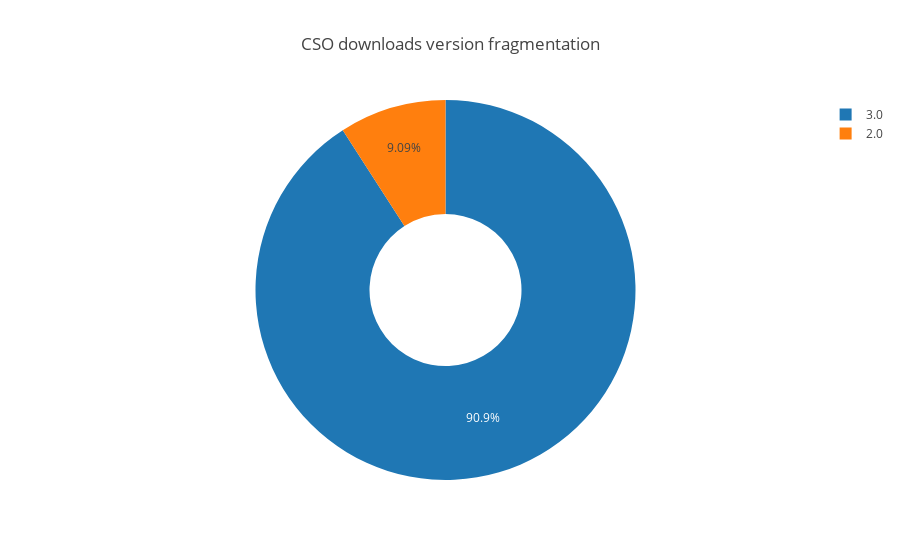

Notebook code cell kept with this figure:
### Markdown cell above
# Analysis of CSO downloads

### Code cell
versions = downloads_req_df.groupby('version')[['id']].nunique()

pie = go.Pie(values=versions.id,
              labels=versions.index,
              textposition='inside',
              name='Versions',
              hoverinfo='label+value+name',
              hole=.4)

donut = go.Layout(title='CSO downloads version fragmentation')
fig = go.Figure(data=[pie], layout=donut)
plotly.offline.iplot(fig)

### Figure 1 — Plotly figure (JSON) as saved in the notebook; plotly's stock layout.template omitted (floating-point values rounded to 4 significant figures)
{"data": [{"hole": 0.4, "hoverinfo": "label+value+name", "labels": ["2.0", "3.0"], "name": "Versions", "textposition": "inside", "type": "pie", "uid": "a5f0f9df-001d-4be7-99e3-ec1cfd277542", "values": [5, 50]}], "layout": {"title": "CSO downloads version fragmentation"}}
